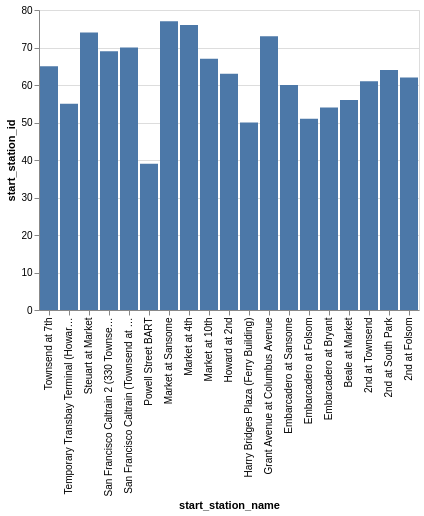

Specify this chart in Vega-Lite:
### Vega-Lite specification from a JSON file in a GitHub repository (floating-point values rounded to 4 significant figures)
{"data": {"values": [{"x_data": "2nd at Folsom", "y_data": 62}, {"x_data": "2nd at South Park", "y_data": 64}, {"x_data": "2nd at Townsend", "y_data": 61}, {"x_data": "Beale at Market", "y_data": 56}, {"x_data": "Embarcadero at Bryant", "y_data": 54}, {"x_data": "Embarcadero at Folsom", "y_data": 51}, {"x_data": "Embarcadero at Sansome", "y_data": 60}, {"x_data": "Grant Avenue at Columbus Avenue", "y_data": 73}, {"x_data": "Harry Bridges Plaza (Ferry Building)", "y_data": 50}, {"x_data": "Howard at 2nd", "y_data": 63}, {"x_data": "Market at 10th", "y_data": 67}, {"x_data": "Market at 4th", "y_data": 76}, {"x_data": "Market at Sansome", "y_data": 77}, {"x_data": "Powell Street BART", "y_data": 39}, {"x_data": "San Francisco Caltrain (Townsend at 4th)", "y_data": 70}, {"x_data": "San Francisco Caltrain 2 (330 Townsend)", "y_data": 69}, {"x_data": "Steuart at Market", "y_data": 74}, {"x_data": "Temporary Transbay Terminal (Howard at Beale)", "y_data": 55}, {"x_data": "Townsend at 7th", "y_data": 65}]}, "mark": "bar", "encoding": {"x": {"field": "x_data", "type": "nominal", "title": "start_station_name", "sort": "descending"}, "y": {"field": "y_data", "type": "quantitative", "title": "start_station_id"}}}
